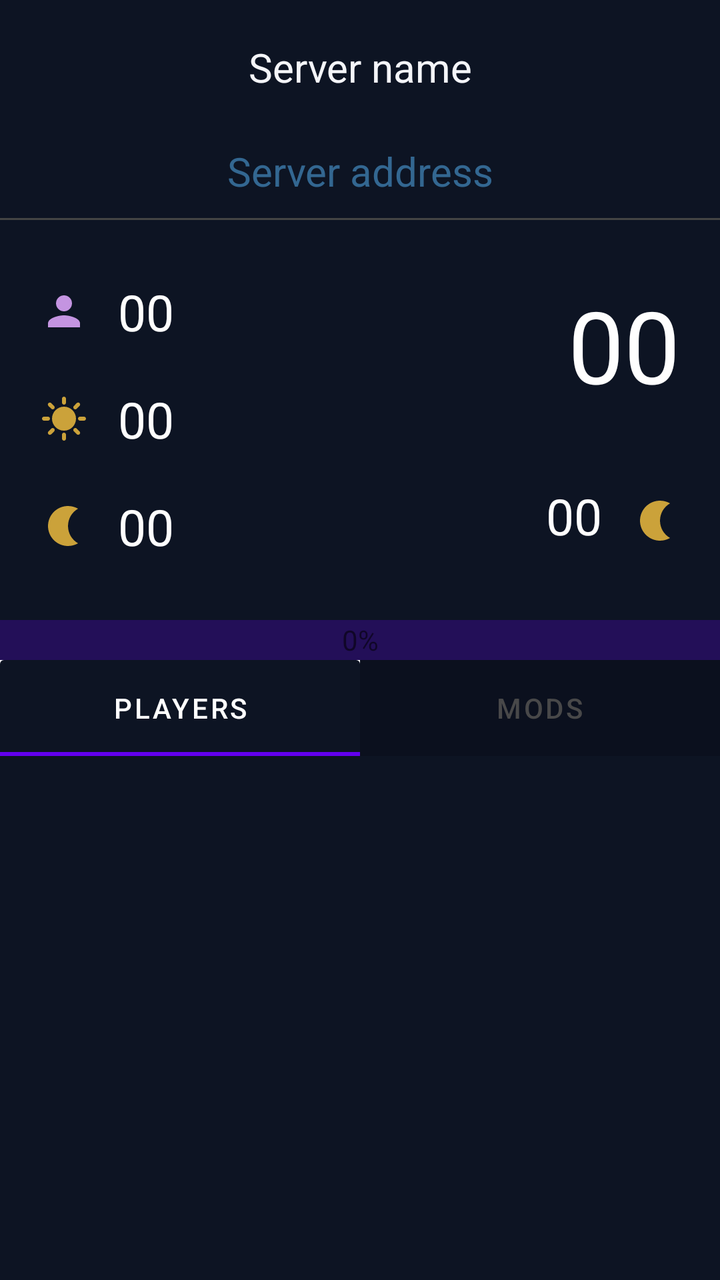
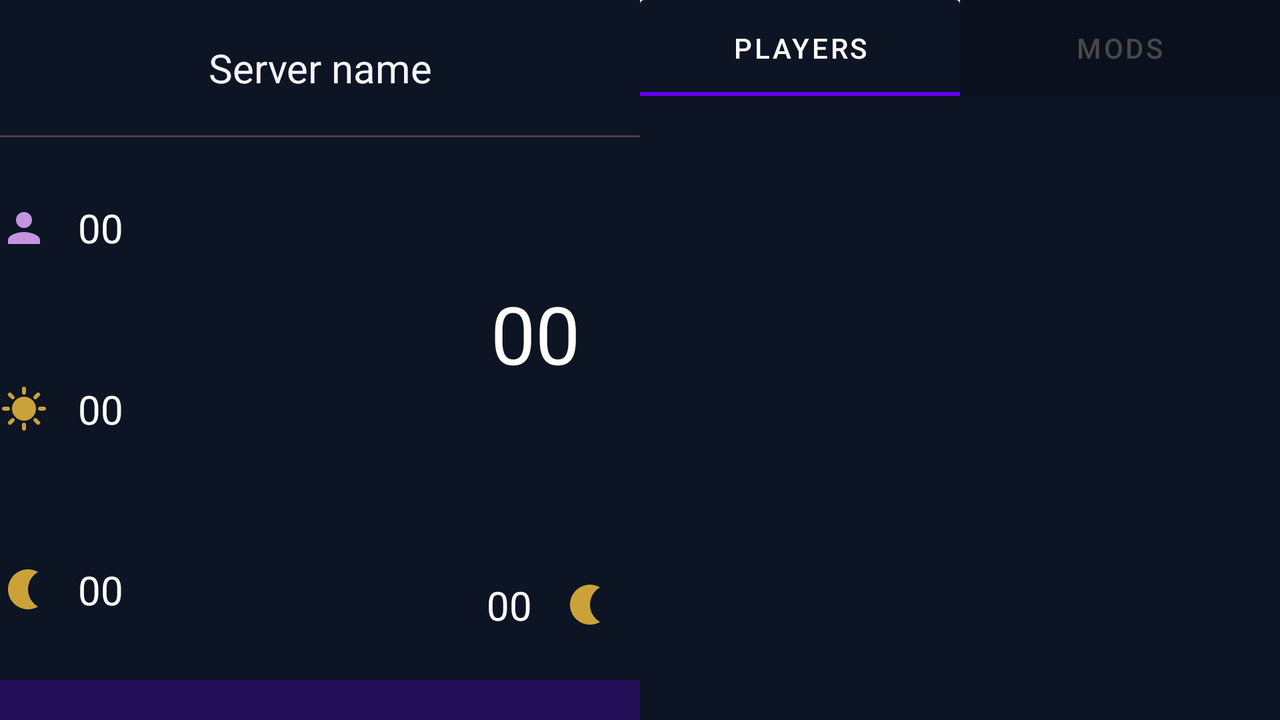

Compare how this app lays out the same screen by default and in its alternative resource folder. The renders come first, then the two layout files and the values they reference.
<!-- AndroidManifest.xml: application theme Theme.ServerZ -->
<!-- res/layout/active_server.xml -->
<?xml version="1.0" encoding="utf-8"?>
<RelativeLayout
    xmlns:android="http://schemas.android.com/apk/res/android"
    android:layout_width="match_parent"
    android:layout_height="match_parent"
    xmlns:app="http://schemas.android.com/apk/res-auto"
    xmlns:tools="http://schemas.android.com/tools"
    android:background="#0D1423"
    android:orientation="vertical">

    <TextView
        android:text="Server name"
        android:id="@+id/serverName"
        android:layout_width="match_parent"
        android:layout_height="wrap_content"
        android:paddingBottom="20dp"
        android:paddingTop="20dp"
        android:gravity="center"
        android:textColor="#F4F5F9"
        android:textSize="20sp" />

    <TextView
        android:text="Server address"
        android:id="@+id/serverAddress"
        android:layout_width="match_parent"
        android:layout_height="wrap_content"
        android:layout_below="@id/serverName"
        android:paddingBottom="10dp"
        android:paddingTop="5dp"
        android:gravity="center"
        android:textColor="@color/server_item_detail_item_color"
        android:textSize="20sp" />

    <TableRow
        android:id="@+id/hr"
        android:layout_width="match_parent"
        android:layout_height="1dp"
        android:layout_below="@id/serverAddress"
        android:background="#444">
    </TableRow>

    <TableLayout
        android:id="@+id/tableLayout"
        android:stretchColumns="*"
        android:layout_margin="20dp"

        android:layout_below="@id/serverAddress"
        android:layout_height="wrap_content"
        android:layout_width="match_parent">

        <TableRow
            android:layout_width="fill_parent"
            android:layout_height="match_parent"
            tools:ignore="UselessParent">

            <TableLayout
                android:layout_width="0dp"
                android:layout_height="match_parent"
                android:layout_weight="1">

                <TextView
                    android:text="00"
                    android:id="@+id/amountOfPlayers"
                    android:layout_weight="1"
                    android:paddingBottom="10dp"
                    android:paddingTop="10dp"
                    android:gravity="start"
                    android:textColor="#FEFEFE"
                    android:textSize="25sp"
                    android:drawablePadding="15dp"
                    android:drawableLeft="@drawable/baseline_person_24" />

                <TextView
                    android:text="00"
                    android:id="@+id/dayDuration"
                    android:layout_weight="1"
                    android:paddingBottom="10dp"
                    android:paddingTop="10dp"
                    android:gravity="start"
                    android:textColor="#FEFEFE"
                    android:textSize="25sp"
                    android:drawablePadding="15dp"
                    android:drawableLeft="@drawable/baseline_sunny_24"/>

                <TextView
                    android:text="00"
                    android:id="@+id/nightDuration"
                    android:layout_weight="1"
                    android:paddingBottom="10dp"
                    android:paddingTop="10dp"
                    android:gravity="start"
                    android:textColor="#FEFEFE"
                    android:textSize="25sp"
                    android:drawablePadding="15dp"
                    android:drawableLeft="@drawable/baseline_nightlight_24" />

            </TableLayout>

            <TableLayout
                android:layout_width="0dp"
                android:layout_height="match_parent"
                android:layout_weight="1">

                <TextView
                    android:text="00"
                    android:id="@+id/serverTime"
                    android:layout_weight="3"
                    android:paddingBottom="10dp"
                    android:paddingTop="10dp"
                    android:gravity="end"
                    android:textColor="#FEFEFE"
                    android:textSize="50sp" />

                <TextView
                    android:text="00"
                    android:id="@+id/durationTillSunriseOrSunset"
                    android:layout_weight="1"
                    android:paddingBottom="10dp"
                    android:paddingTop="10dp"
                    android:gravity="end"
                    android:textColor="#FEFEFE"
                    android:textSize="25sp"
                    android:drawablePadding="15dp"
                    android:drawableRight="@drawable/baseline_nightlight_24" />

            </TableLayout>

        </TableRow>

    </TableLayout>

    <com.google.android.material.progressindicator.LinearProgressIndicator
        android:id="@+id/progressBar"
        app:trackThickness="20dp"
        android:layout_height="wrap_content"
        android:layout_below="@id/tableLayout"
        android:indeterminate="true"
        android:layout_width="match_parent" />

    <TextView
        android:id="@+id/progress"
        android:text="0%"
        android:background="#00000000"
        android:layout_alignLeft="@id/progressBar"
        android:layout_alignTop="@id/progressBar"
        android:layout_alignRight="@id/progressBar"
        android:layout_alignBottom="@id/progressBar"
        android:gravity="center"
        android:layout_height="match_parent"
        android:layout_width="match_parent"/>

    <com.google.android.material.tabs.TabLayout
        android:id="@+id/tab_layout"
        android:layout_width="match_parent"
        android:layout_height="wrap_content"
        app:tabBackground="@drawable/tab_layout_selector"
        app:tabSelectedTextColor="@color/white"
        app:tabTextColor="@color/light_gray"
        android:layout_below="@id/progressBar"
        tools:ignore="SpeakableTextPresentCheck" >

        <com.google.android.material.tabs.TabItem
            android:layout_width="wrap_content"
            android:layout_height="match_parent"
            android:text="PLAYERS" />

        <com.google.android.material.tabs.TabItem
            android:layout_width="wrap_content"
            android:layout_height="match_parent"
            android:text="MODS" />

    </com.google.android.material.tabs.TabLayout>

    <androidx.viewpager2.widget.ViewPager2
        android:id="@+id/viewpager"
        android:layout_width="match_parent"
        android:layout_height="match_parent"
        android:layout_below="@id/tab_layout"
        android:layout_marginStart="8dp"
        android:layout_marginTop="8dp"
        android:layout_marginEnd="8dp"
        android:layout_marginBottom="8dp"
        tools:ignore="MissingClass" />

</RelativeLayout>
<!-- resources referenced by this layout -->
<resources>
  <color name="light_gray">#484849</color>
  <color name="server_item_detail_item_color">#994C9FDB</color>
  <color name="white">#FFFFFFFF</color>
  <!-- drawable baseline_nightlight_24 (drawable) -->
  <vector android:height="24dp" android:tint="#CBA23A"
      android:viewportHeight="24" android:viewportWidth="24"
      android:width="24dp" xmlns:android="http://schemas.android.com/apk/res/android">
      <path android:fillColor="@android:color/white" android:pathData="M14,2c1.82,0 3.53,0.5 5,1.35C16.01,5.08 14,8.3 14,12s2.01,6.92 5,8.65C17.53,21.5 15.82,22 14,22C8.48,22 4,17.52 4,12S8.48,2 14,2z"/>
  </vector>
  <!-- drawable baseline_person_24 (drawable) -->
  <vector android:height="24dp" android:tint="#C494E1"
      android:viewportHeight="24" android:viewportWidth="24"
      android:width="24dp" xmlns:android="http://schemas.android.com/apk/res/android">
      <path android:fillColor="@android:color/white" android:pathData="M12,12c2.21,0 4,-1.79 4,-4s-1.79,-4 -4,-4 -4,1.79 -4,4 1.79,4 4,4zM12,14c-2.67,0 -8,1.34 -8,4v2h16v-2c0,-2.66 -5.33,-4 -8,-4z"/>
  </vector>
  <!-- drawable baseline_sunny_24 (drawable) -->
  <vector android:height="24dp" android:tint="#CBA23A"
      android:viewportHeight="24" android:viewportWidth="24"
      android:width="24dp" xmlns:android="http://schemas.android.com/apk/res/android">
      <path android:fillColor="@android:color/white" android:pathData="M11,4V2c0,-0.55 0.45,-1 1,-1s1,0.45 1,1v2c0,0.55 -0.45,1 -1,1S11,4.55 11,4zM18.36,7.05l1.41,-1.42c0.39,-0.39 0.39,-1.02 0,-1.41c-0.39,-0.39 -1.02,-0.39 -1.41,0l-1.41,1.42c-0.39,0.39 -0.39,1.02 0,1.41C17.34,7.44 17.97,7.44 18.36,7.05zM22,11h-2c-0.55,0 -1,0.45 -1,1s0.45,1 1,1h2c0.55,0 1,-0.45 1,-1S22.55,11 22,11zM12,19c-0.55,0 -1,0.45 -1,1v2c0,0.55 0.45,1 1,1s1,-0.45 1,-1v-2C13,19.45 12.55,19 12,19zM5.64,7.05L4.22,5.64c-0.39,-0.39 -0.39,-1.03 0,-1.41s1.03,-0.39 1.41,0l1.41,1.41c0.39,0.39 0.39,1.03 0,1.41S6.02,7.44 5.64,7.05zM16.95,16.95c-0.39,0.39 -0.39,1.03 0,1.41l1.41,1.41c0.39,0.39 1.03,0.39 1.41,0c0.39,-0.39 0.39,-1.03 0,-1.41l-1.41,-1.41C17.98,16.56 17.34,16.56 16.95,16.95zM2,13h2c0.55,0 1,-0.45 1,-1s-0.45,-1 -1,-1H2c-0.55,0 -1,0.45 -1,1S1.45,13 2,13zM5.64,19.78l1.41,-1.41c0.39,-0.39 0.39,-1.03 0,-1.41s-1.03,-0.39 -1.41,0l-1.41,1.41c-0.39,0.39 -0.39,1.03 0,1.41C4.61,20.17 5.25,20.17 5.64,19.78zM12,6c-3.31,0 -6,2.69 -6,6s2.69,6 6,6s6,-2.69 6,-6S15.31,6 12,6z"/>
  </vector>
  <!-- drawable tab_layout_selector (drawable) -->
  <?xml version="1.0" encoding="utf-8"?>
  <selector xmlns:android="http://schemas.android.com/apk/res/android">
      <item android:drawable="@drawable/tab_selected_background"
          android:state_selected="true"/>
      <item android:drawable="@color/darker_blue"/>
  </selector>
  <style name="Theme.ServerZ" parent="Theme.MaterialComponents.DayNight.DarkActionBar">
          
          <item name="colorPrimary">@color/purple_500</item>
          <item name="colorPrimaryVariant">@color/purple_700</item>
          <item name="colorOnPrimary">@color/white</item>
          
          <item name="colorSecondary">@color/teal_200</item>
          <item name="colorSecondaryVariant">@color/teal_700</item>
          <item name="colorOnSecondary">@color/black</item>
          
          <item name="android:statusBarColor">?attr/colorPrimaryVariant</item>
          
      </style>
  <!-- drawable tab_selected_background (drawable) -->
  <?xml version="1.0" encoding="utf-8"?>
  <shape xmlns:android="http://schemas.android.com/apk/res/android">
      <solid android:color="@color/dark_blue" />
      <corners android:radius="2dp" />
  </shape>
  <color name="darker_blue">#0B101E</color>
  <color name="purple_500">#FF6200EE</color>
  <color name="purple_700">#FF3700B3</color>
  <color name="teal_200">#FF03DAC5</color>
  <color name="teal_700">#FF018786</color>
  <color name="black">#FF000000</color>
  <color name="dark_blue">#ff0d1423</color>
</resources>
<!-- res/layout-land/active_server.xml (the repository's variant of the layout above) -->
<!-- drawn on the phone turned sideways -->
<?xml version="1.0" encoding="utf-8"?>
<LinearLayout xmlns:android="http://schemas.android.com/apk/res/android"
    xmlns:tools="http://schemas.android.com/tools"
    android:layout_width="match_parent"
    android:layout_height="match_parent"
    xmlns:app="http://schemas.android.com/apk/res-auto"
    android:background="#0D1423"
    android:orientation="horizontal"
    tools:ignore="ExtraText"
    android:baselineAligned="false">

    <LinearLayout
        android:layout_width="0dp"
        android:layout_height="match_parent"
        android:orientation="vertical"
        android:layout_weight="1">
        <TextView
            android:text="Server name"
            android:id="@+id/serverName"
            android:layout_width="match_parent"
            android:layout_height="0dp"
            android:layout_weight="1"
            android:gravity="center"
            android:textColor="#F4F5F9"
            android:textSize="20sp"
            tools:ignore="NestedWeights" />

        <TableRow
            android:id="@+id/hr"
            android:layout_width="match_parent"
            android:layout_height="1dp"
            android:background="#444">
        </TableRow>

        <TableLayout
            android:id="@+id/tableLayout"
            android:stretchColumns="*"
            android:layout_height="0dp"
            android:layout_weight="4"
            android:layout_width="match_parent"
            tools:ignore="NestedWeights">

            <TableRow
                android:layout_width="fill_parent"
                android:layout_height="0dp"
                android:layout_weight="4"
                tools:ignore="UselessParent">

                <TableLayout
                    android:layout_width="0dp"
                    android:layout_height="match_parent"
                    android:layout_weight="1">

                    <TextView
                        android:text="00"
                        android:id="@+id/amountOfPlayers"
                        android:layout_weight="1"
                        android:layout_height="match_parent"
                        android:gravity="start|center"
                        android:textColor="#FEFEFE"
                        android:textSize="20sp"
                        android:drawablePadding="15dp"
                        android:drawableLeft="@drawable/baseline_person_24"/>

                    <TextView
                        android:text="00"
                        android:id="@+id/dayDuration"
                        android:layout_weight="1"
                        android:layout_height="match_parent"
                        android:gravity="start|center"
                        android:textColor="#FEFEFE"
                        android:textSize="20sp"
                        android:drawablePadding="15dp"
                        android:drawableLeft="@drawable/baseline_sunny_24"/>

                    <TextView
                        android:text="00"
                        android:id="@+id/nightDuration"
                        android:layout_weight="1"
                        android:layout_height="match_parent"
                        android:gravity="start|center"
                        android:textColor="#FEFEFE"
                        android:textSize="20sp"
                        android:drawablePadding="15dp"
                        android:drawableLeft="@drawable/baseline_nightlight_24"/>

                </TableLayout>

                <TableLayout
                    android:layout_width="0dp"
                    android:layout_height="match_parent"
                    android:layout_weight="1">

                    <TextView
                        android:text="00"
                        android:id="@+id/serverTime"
                        android:layout_weight="3"
                        android:gravity="end|center"
                        android:paddingRight="30dp"
                        android:textColor="#FEFEFE"
                        android:textSize="40sp" />

                    <TextView
                        android:text="00"
                        android:id="@+id/durationTillSunriseOrSunset"
                        android:layout_weight="1"
                        android:gravity="end|center"
                        android:textColor="#FEFEFE"
                        android:textSize="20sp"
                        android:drawablePadding="15dp"
                        android:paddingRight="15dp"
                        android:drawableRight="@drawable/baseline_nightlight_24" />

                </TableLayout>

            </TableRow>

        </TableLayout>

        <com.google.android.material.progressindicator.LinearProgressIndicator
            android:id="@+id/progressBar"
            app:trackThickness="20dp"
            android:indeterminate="true"
            android:layout_height="wrap_content"
            android:layout_width="match_parent"/>

    </LinearLayout>

    <LinearLayout
        android:layout_width="0dp"
        android:layout_height="match_parent"
        android:orientation="vertical"
        android:layout_weight="1">

        <com.google.android.material.tabs.TabLayout
            android:id="@+id/tab_layout"
            android:layout_width="match_parent"
            android:layout_height="wrap_content"
            app:tabBackground="@drawable/tab_layout_selector"
            app:tabSelectedTextColor="@color/white"
            app:tabTextColor="@color/light_gray"
            app:tabMaxWidth="0dp"
            app:tabGravity="fill"
            app:tabMode="fixed"
            tools:ignore="SpeakableTextPresentCheck" >

            <com.google.android.material.tabs.TabItem
                android:layout_width="wrap_content"
                android:layout_height="match_parent"
                android:text="PLAYERS" />

            <com.google.android.material.tabs.TabItem
                android:layout_width="wrap_content"
                android:layout_height="match_parent"
                android:text="MODS" />

            </com.google.android.material.tabs.TabLayout>

            <androidx.viewpager2.widget.ViewPager2
                android:id="@+id/viewpager"
                android:layout_width="match_parent"
                android:layout_height="match_parent"
                android:layout_margin="8dp"
                tools:ignore="MissingClass" />

    </LinearLayout>

</LinearLayout>
<!-- resources referenced by the variant -->
<!-- as the phone turned sideways resolves them -->
<resources>
  <color name="light_gray">#484849</color>
  <color name="white">#FFFFFFFF</color>
  <!-- drawable baseline_nightlight_24 (drawable) -->
  <vector android:height="24dp" android:tint="#CBA23A"
      android:viewportHeight="24" android:viewportWidth="24"
      android:width="24dp" xmlns:android="http://schemas.android.com/apk/res/android">
      <path android:fillColor="@android:color/white" android:pathData="M14,2c1.82,0 3.53,0.5 5,1.35C16.01,5.08 14,8.3 14,12s2.01,6.92 5,8.65C17.53,21.5 15.82,22 14,22C8.48,22 4,17.52 4,12S8.48,2 14,2z"/>
  </vector>
  <!-- drawable baseline_person_24 (drawable) -->
  <vector android:height="24dp" android:tint="#C494E1"
      android:viewportHeight="24" android:viewportWidth="24"
      android:width="24dp" xmlns:android="http://schemas.android.com/apk/res/android">
      <path android:fillColor="@android:color/white" android:pathData="M12,12c2.21,0 4,-1.79 4,-4s-1.79,-4 -4,-4 -4,1.79 -4,4 1.79,4 4,4zM12,14c-2.67,0 -8,1.34 -8,4v2h16v-2c0,-2.66 -5.33,-4 -8,-4z"/>
  </vector>
  <!-- drawable baseline_sunny_24 (drawable) -->
  <vector android:height="24dp" android:tint="#CBA23A"
      android:viewportHeight="24" android:viewportWidth="24"
      android:width="24dp" xmlns:android="http://schemas.android.com/apk/res/android">
      <path android:fillColor="@android:color/white" android:pathData="M11,4V2c0,-0.55 0.45,-1 1,-1s1,0.45 1,1v2c0,0.55 -0.45,1 -1,1S11,4.55 11,4zM18.36,7.05l1.41,-1.42c0.39,-0.39 0.39,-1.02 0,-1.41c-0.39,-0.39 -1.02,-0.39 -1.41,0l-1.41,1.42c-0.39,0.39 -0.39,1.02 0,1.41C17.34,7.44 17.97,7.44 18.36,7.05zM22,11h-2c-0.55,0 -1,0.45 -1,1s0.45,1 1,1h2c0.55,0 1,-0.45 1,-1S22.55,11 22,11zM12,19c-0.55,0 -1,0.45 -1,1v2c0,0.55 0.45,1 1,1s1,-0.45 1,-1v-2C13,19.45 12.55,19 12,19zM5.64,7.05L4.22,5.64c-0.39,-0.39 -0.39,-1.03 0,-1.41s1.03,-0.39 1.41,0l1.41,1.41c0.39,0.39 0.39,1.03 0,1.41S6.02,7.44 5.64,7.05zM16.95,16.95c-0.39,0.39 -0.39,1.03 0,1.41l1.41,1.41c0.39,0.39 1.03,0.39 1.41,0c0.39,-0.39 0.39,-1.03 0,-1.41l-1.41,-1.41C17.98,16.56 17.34,16.56 16.95,16.95zM2,13h2c0.55,0 1,-0.45 1,-1s-0.45,-1 -1,-1H2c-0.55,0 -1,0.45 -1,1S1.45,13 2,13zM5.64,19.78l1.41,-1.41c0.39,-0.39 0.39,-1.03 0,-1.41s-1.03,-0.39 -1.41,0l-1.41,1.41c-0.39,0.39 -0.39,1.03 0,1.41C4.61,20.17 5.25,20.17 5.64,19.78zM12,6c-3.31,0 -6,2.69 -6,6s2.69,6 6,6s6,-2.69 6,-6S15.31,6 12,6z"/>
  </vector>
  <!-- drawable tab_layout_selector (drawable) -->
  <?xml version="1.0" encoding="utf-8"?>
  <selector xmlns:android="http://schemas.android.com/apk/res/android">
      <item android:drawable="@drawable/tab_selected_background"
          android:state_selected="true"/>
      <item android:drawable="@color/darker_blue"/>
  </selector>
  <style name="Theme.ServerZ" parent="Theme.MaterialComponents.DayNight.DarkActionBar">
          
          <item name="colorPrimary">@color/purple_500</item>
          <item name="colorPrimaryVariant">@color/purple_700</item>
          <item name="colorOnPrimary">@color/white</item>
          
          <item name="colorSecondary">@color/teal_200</item>
          <item name="colorSecondaryVariant">@color/teal_700</item>
          <item name="colorOnSecondary">@color/black</item>
          
          <item name="android:statusBarColor">?attr/colorPrimaryVariant</item>
          
      </style>
  <!-- drawable tab_selected_background (drawable) -->
  <?xml version="1.0" encoding="utf-8"?>
  <shape xmlns:android="http://schemas.android.com/apk/res/android">
      <solid android:color="@color/dark_blue" />
      <corners android:radius="2dp" />
  </shape>
  <color name="darker_blue">#0B101E</color>
  <color name="purple_500">#FF6200EE</color>
  <color name="purple_700">#FF3700B3</color>
  <color name="teal_200">#FF03DAC5</color>
  <color name="teal_700">#FF018786</color>
  <color name="black">#FF000000</color>
  <color name="dark_blue">#ff0d1423</color>
</resources>
